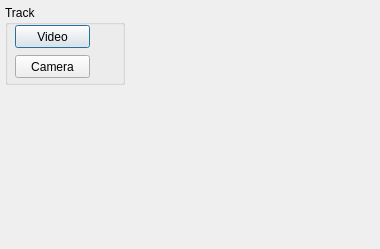
<?xml version="1.0" encoding="UTF-8"?>
<ui version="4.0">
 <class>DialogCamera</class>
 <widget class="QDialog" name="DialogCamera">
  <property name="geometry">
   <rect>
    <x>0</x>
    <y>0</y>
    <width>380</width>
    <height>249</height>
   </rect>
  </property>
  <property name="windowTitle">
   <string>Dialog</string>
  </property>
  <widget class="QGroupBox" name="groupBox">
   <property name="geometry">
    <rect>
     <x>5</x>
     <y>5</y>
     <width>120</width>
     <height>80</height>
    </rect>
   </property>
   <property name="title">
    <string>Track</string>
   </property>
   <widget class="QPushButton" name="videoButton">
    <property name="geometry">
     <rect>
      <x>10</x>
      <y>20</y>
      <width>75</width>
      <height>23</height>
     </rect>
    </property>
    <property name="text">
     <string>Video</string>
    </property>
   </widget>
   <widget class="QPushButton" name="cameraButton">
    <property name="geometry">
     <rect>
      <x>10</x>
      <y>50</y>
      <width>75</width>
      <height>23</height>
     </rect>
    </property>
    <property name="text">
     <string>Camera</string>
    </property>
   </widget>
  </widget>
 </widget>
 <resources/>
 <connections/>
</ui>
